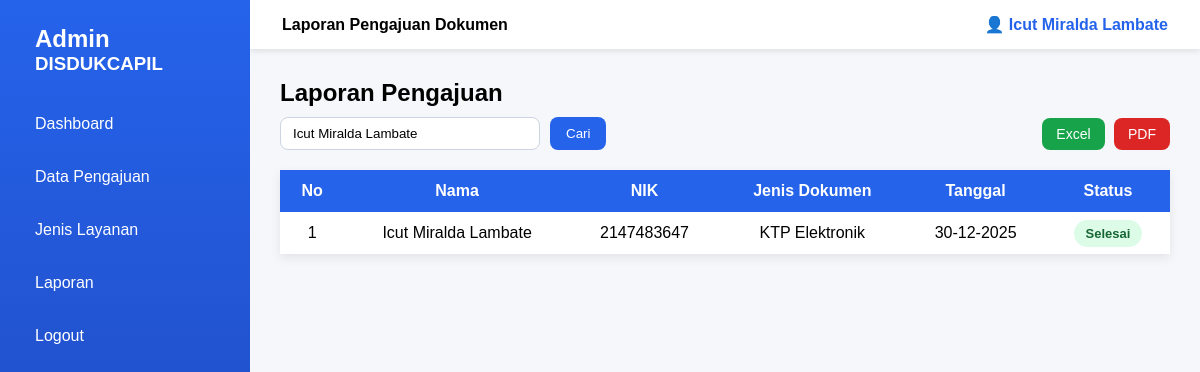
/admin/laporan.php?keyword=Icut Miralda Lambate (signed in), run on the app's committed database.
### tables this page shows
CREATE TABLE `pengajuan` (
  `id` int(11) NOT NULL,
  `nama` varchar(100) NOT NULL,
  `email` varchar(100) NOT NULL,
  `nik` int(20) NOT NULL,
  `jenis_dokumen` varchar(100) DEFAULT NULL,
  `tanggal_pengajuan` date DEFAULT NULL,
  `status` enum('Menunggu','Diproses','Selesai','Ditolak') DEFAULT 'Menunggu',
  `keterangan` text DEFAULT NULL,
  `catatan_admin` text DEFAULT NULL
);

### admin/laporan.php (the view, shortened to what this page needs)
<?php
include '../includes/koneksi.php';
$keyword = isset($_GET['keyword']) ? $_GET['keyword'] : "";
$query = mysqli_query($koneksi, "
    SELECT * FROM pengajuan
    WHERE
        nama LIKE '%$keyword%' OR
        nik LIKE '%$keyword%' OR
        jenis_dokumen LIKE '%$keyword%' OR
        status LIKE '%$keyword%'
    ORDER BY tanggal_pengajuan DESC
");
?>
<!DOCTYPE html>
<html lang="id">
<head>
    <link rel="stylesheet" href="../assets/css/admin.css">
</head>
<body>
    <div class="admin-wrapper">
        <?php include '../includes/admin/sidebar.php'; ?>
        <div class="admin-main">
            <header class="topbar">
                <span>Laporan Pengajuan Dokumen</span>
                <div class="admin-user">👤 <?= $_SESSION['user_nama']; ?></div>
            </header>
            <div class="admin-content laporan-wrapper">
                <h2 style="margin-bottom: 10px;">Laporan Pengajuan</h2>
                <div class="laporan-action">
                    <form method="get" class="search-box">
                        <input type="text" name="keyword" placeholder="Cari nama, NIK, layanan, status"
                            value="<?= htmlspecialchars($keyword); ?>">
                        <button type="submit">Cari</button>
                    </form>
                    <div class="export-btn">
                        <a href="laporan_excel.php?keyword=<?= $keyword; ?>" class="btn-excel">Excel</a>
                        <a href="laporan_cetak.php?keyword=<?= $keyword; ?>" target="_blank" class="btn-pdf">PDF</a>
                    </div>
                </div>
                <div class="table-wrapper">
                    <table class="admin-table">
                        <thead>
                            <tr>
                                <th>No</th>
                                <th>Nama</th>
                                <th>NIK</th>
                                <th>Jenis Dokumen</th>
                                <th>Tanggal</th>
                                <th>Status</th>
                            </tr>
                        </thead>
                        <tbody>
                            <?php if (mysqli_num_rows($query) > 0): ?>
                                <?php $no = 1;
                                while ($row = mysqli_fetch_assoc($query)): ?>
                                    <tr>
                                        <td><?= $no++; ?></td>
                                        <td><?= htmlspecialchars($row['nama']); ?></td>
                                        <td><?= htmlspecialchars($row['nik']); ?></td>
                                        <td><?= htmlspecialchars($row['jenis_dokumen']); ?></td>
                                        <td><?= date('d-m-Y', strtotime($row['tanggal_pengajuan'])); ?></td>
                                        <td>
                                            <span class="status <?= strtolower($row['status']); ?>">
                                                <?= $row['status']; ?>
                                            </span>
                                        </td>
                                    </tr>
                                <?php endwhile; ?>
                            <?php else: ?>
                                <tr>
                                    <td colspan="6" class="empty-data">Data tidak ditemukan</td>
                                </tr>
                            <?php endif; ?>
                        </tbody>
                    </table>
                </div>
            </div>
        </div>
    </div>
</body>
</html>

### assets/css/admin.css (style rules this page uses)
* { margin: 0; padding: 0; box-sizing: border-box; font-family: Arial, Helvetica, sans-serif; }
body { background: #f5f7fa; }
.admin-wrapper { display: flex; min-height: 100vh; }
.admin-main { flex: 1; display: flex; flex-direction: column; margin-left: 250px; }
.topbar { background: #ffffff; padding: 15px 32px; display: flex; justify-content: space-between; align-items: center; box-shadow: 0 2px 6px rgba(0,0,0,0.1); font-weight: bold; }
.admin-user { font-weight: bold; color: #2563eb; }
.admin-content { padding: 30px; }
.table-wrapper { margin-top: 15px; background: #ffffff; box-shadow: 0 4px 10px rgba(0,0,0,0.08); overflow-x: auto; }
.admin-table { width: 100%; border-collapse: collapse; }
.admin-table thead { background: #2563eb; color: #ffffff; }
.admin-table th, .admin-table td { padding: 12px 15px; text-align: center; }
.admin-table th { font-weight: bold; }
.status { padding: 6px 12px; border-radius: 20px; font-size: 13px; font-weight: 600; }
.status.selesai { background: #dcfce7; color: #166534; }
.laporan-action { display: flex; justify-content: space-between; align-items: center; margin-bottom: 20px; }
.search-box { display: flex; gap: 10px; }
.search-box input { padding: 8px 12px; border-radius: 8px; border: 1px solid #cbd5e1; width: 260px; }
.search-box button { padding: 8px 16px; background: #2563eb; color: #fff; border-radius: 8px; border: none; cursor: pointer; }
.export-btn a { padding: 8px 14px; border-radius: 8px; color: #fff; text-decoration: none; margin-left: 5px; font-size: 14px; }
.btn-excel { background: #16a34a; }
.btn-pdf { background: #dc2626; }

### data on the page
pengajuan: nama "Icut Miralda Lambate", nik "2147483647", jenis_dokumen "KTP Elektronik", tanggal_pengajuan "30-12-2025", status "Selesai"

### other printed values
$_SESSION['user_nama'] "Icut Miralda Lambate"
